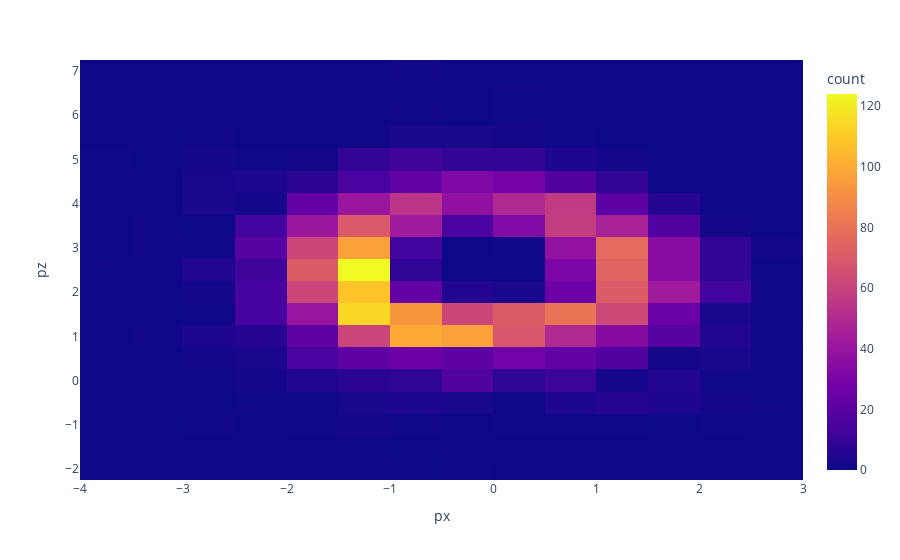

This figure's notebook cell:
### Code cell
px.density_heatmap(balls, x='px', y='pz')

### Figure 1 — Plotly figure (JSON) as saved in the notebook; plotly's stock layout.template omitted (floating-point values rounded to 4 significant figures; data arrays with more than 128 entries replaced by an {"elided": "..."} marker saying what was removed)
{"data": [{"coloraxis": "coloraxis", "hovertemplate": "px=%{x}<br>pz=%{y}<br>count=%{z}<extra></extra>", "name": "", "type": "histogram2d", "x": {"elided": "3255 float values"}, "xaxis": "x", "xbingroup": "x", "y": {"elided": "3255 float values"}, "yaxis": "y", "ybingroup": "y"}], "layout": {"coloraxis": {"colorbar": {"title": {"text": "count"}}, "colorscale": [[0, "#0d0887"], [0.1111, "#46039f"], [0.2222, "#7201a8"], [0.3333, "#9c179e"], [0.4444, "#bd3786"], [0.5556, "#d8576b"], [0.6667, "#ed7953"], [0.7778, "#fb9f3a"], [0.8889, "#fdca26"], [1, "#f0f921"]]}, "legend": {"tracegroupgap": 0}, "margin": {"t": 60}, "xaxis": {"anchor": "y", "domain": [0, 1], "title": {"text": "px"}}, "yaxis": {"anchor": "x", "domain": [0, 1], "title": {"text": "pz"}}}}
